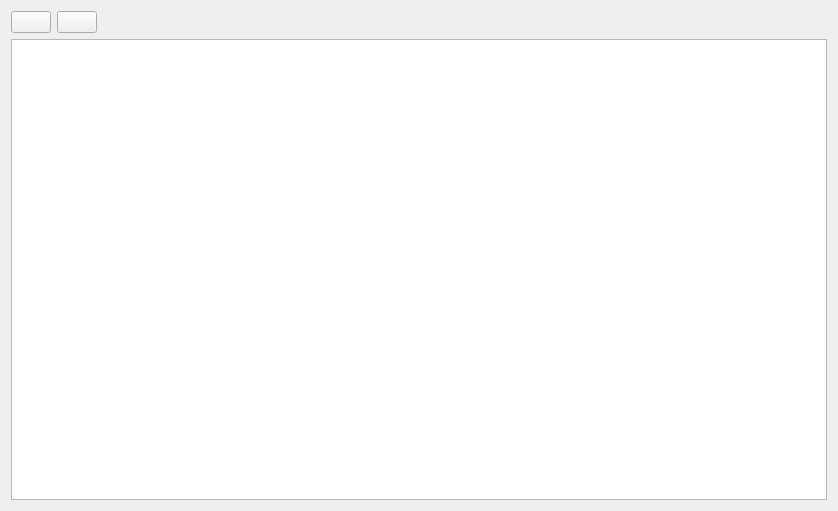
<?xml version="1.0" encoding="UTF-8"?>
<ui version="4.0">
 <class>EnvironmentForm</class>
 <widget class="QWidget" name="EnvironmentForm">
  <property name="geometry">
   <rect>
    <x>0</x>
    <y>0</y>
    <width>838</width>
    <height>511</height>
   </rect>
  </property>
  <property name="windowTitle">
   <string>Form</string>
  </property>
  <layout class="QVBoxLayout" name="verticalLayout">
   <item>
    <layout class="QHBoxLayout" name="horizontalLayout">
     <item>
      <widget class="QPushButton" name="addEnvironmentBtn">
       <property name="text">
        <string/>
       </property>
       <property name="icon">
        <iconset theme="list-add"/>
       </property>
      </widget>
     </item>
     <item>
      <widget class="QPushButton" name="removeEnvironmentBtn">
       <property name="text">
        <string/>
       </property>
       <property name="icon">
        <iconset theme="list-remove"/>
       </property>
      </widget>
     </item>
     <item>
      <spacer name="horizontalSpacer">
       <property name="orientation">
        <enum>Qt::Orientation::Horizontal</enum>
       </property>
       <property name="sizeHint" stdset="0">
        <size>
         <width>40</width>
         <height>20</height>
        </size>
       </property>
      </spacer>
     </item>
    </layout>
   </item>
   <item>
    <widget class="QTableView" name="tableView">
     <property name="editTriggers">
      <set>QAbstractItemView::EditTrigger::NoEditTriggers</set>
     </property>
     <attribute name="horizontalHeaderStretchLastSection">
      <bool>true</bool>
     </attribute>
    </widget>
   </item>
  </layout>
 </widget>
 <resources/>
 <connections/>
</ui>
